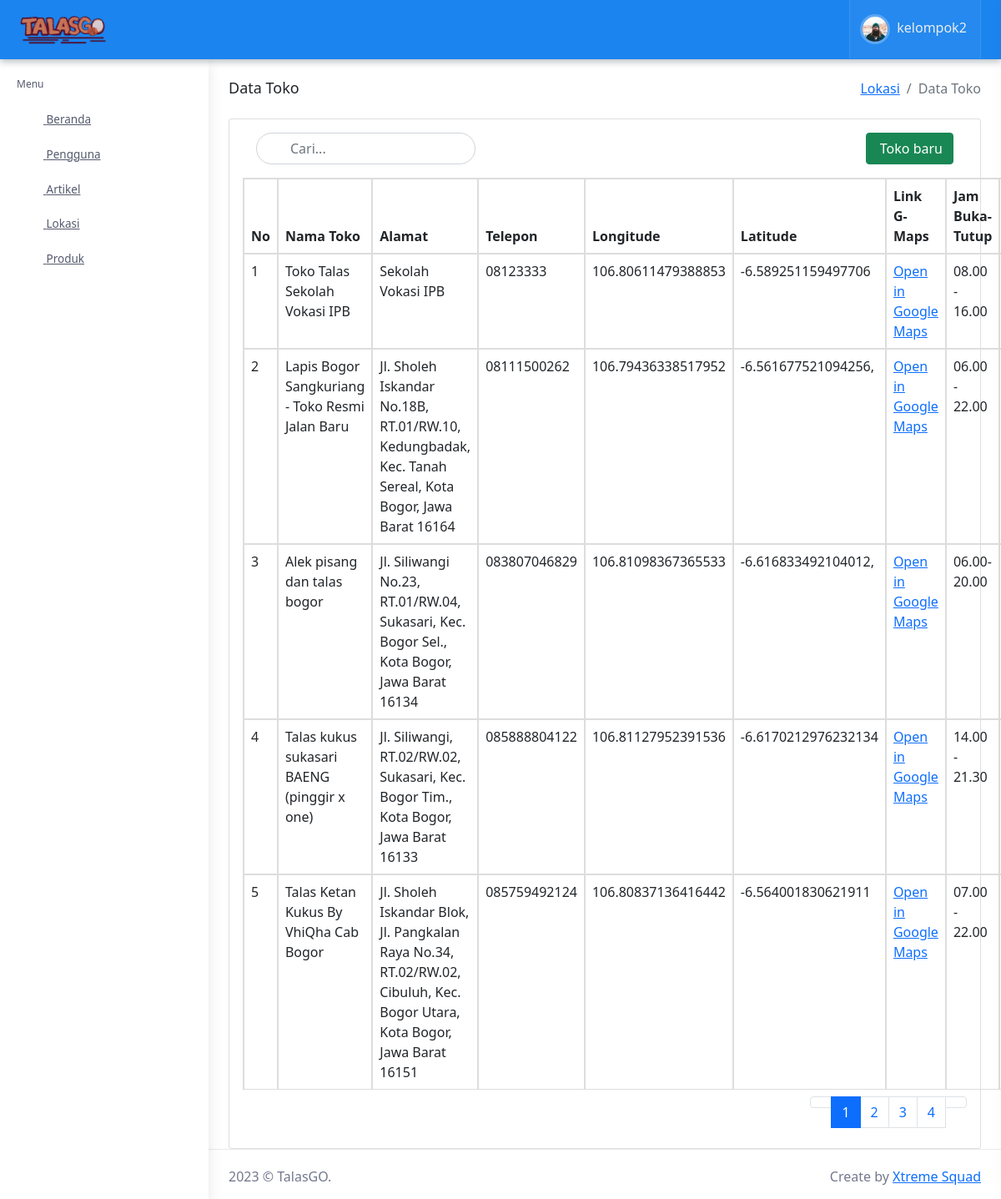
The page /TalasGo/Admin/Dason-PHP/data-toko.php (signed in) on the database its author committed.
### tables this page shows
CREATE TABLE `users` (
  `id_users` int(11) NOT NULL,
  `name` varchar(100) NOT NULL,
  `email` varchar(100) NOT NULL,
  `username` varchar(100) NOT NULL,
  `password` varchar(100) NOT NULL,
  `role` varchar(7) NOT NULL,
  `nomorwa` varchar(20) NOT NULL
);

CREATE TABLE `tbl_pemetaan` (
  `id` int(100) NOT NULL,
  `productname` varchar(200) NOT NULL,
  `manufacturername` varchar(255) NOT NULL,
  `manufacturerbrand` varchar(15) NOT NULL,
  `longitude` varchar(255) NOT NULL,
  `latitude` varchar(255) NOT NULL,
  `linkname` varchar(1000) NOT NULL,
  `jamname` varchar(50) NOT NULL,
  `kotakecamatanname` varchar(255) NOT NULL
);

### TalasGo/Admin/Dason-PHP/layouts/menu.php (called while the page is built)
<?php
include 'layouts/topbar.php';
include 'layouts/sidebar.php';

### TalasGo/Admin/Dason-PHP/data-toko.php (the view, shortened to what this page needs)
<?php
include_once "layouts/config.php";
function query($query) {
    $db = mysqli_connect("localhost", "root", "", "talasgo");
    $result = mysqli_query($db, $query);
    $rows = [];
    while($row = mysqli_fetch_assoc($result)) {
        $rows[] = $row;
    }
    return $rows;
}
$jumlahDataPerHalaman = 5;
$jumlahData = count(query("SELECT * FROM tbl_pemetaan"));
$jumlahHalaman = ceil($jumlahData / $jumlahDataPerHalaman);
$halamanAktif = ( isset($_GET["halaman"]) ) ? $_GET["halaman"] : 1;
$awalData = ( $jumlahDataPerHalaman * $halamanAktif ) - $jumlahDataPerHalaman;
$query = "SELECT * FROM tbl_pemetaan ORDER BY id DESC LIMIT $awalData, $jumlahDataPerHalaman";
$result = mysqli_query($config, $query);
if(mysqli_num_rows($result) > 0){
    $data_toko = mysqli_fetch_all($result, MYSQLI_ASSOC);
}else{
    $data_toko = [];
}
?>
<?php include 'layouts/head-main.php'; ?>
<head>
    <link href="assets/libs/datatables.net-bs4/css/dataTables.bootstrap4.min.css" rel="stylesheet" type="text/css" />
    <link href="assets/libs/datatables.net-buttons-bs4/css/buttons.bootstrap4.min.css" rel="stylesheet" type="text/css" />
    <link href="assets/libs/datatables.net-responsive-bs4/css/responsive.bootstrap4.min.css" rel="stylesheet" type="text/css" />
    <?php include 'layouts/head-style.php'; ?>
</head>
<?php include 'layouts/body.php'; ?>
<div id="layout-wrapper">
    <?php include 'layouts/menu.php'; ?>
    <div class="main-content">
        <div class="page-content">
            <div class="container-fluid">
                <?php include 'layouts/breadcrumb.php'; ?>
                <div class="row">
                    <div class="col-12">
                        <div class="card">
                            <div class="card-body">
                                <div class="row mb-2 px-3">
                                    <div class="col-sm-4 pl-0">
                                        <div class="search-box mb-2 d-inline-block">
                                            <div class="position-relative">
                                                <form action="" method="post">
                                                    <input type="text" name="keyword" class="form-control" placeholder="Cari..." autocomplete="off" id="keyword">
                                                </form>
                                            </div>
                                        </div>
                                    </div>
                                    <div class="col-sm-8 pr-0">
                                        <div class="text-sm-end">
                                            <a href="tambah-datatoko.php"><button type="button" class="btn btn-success btn-rounded waves-effect waves-light mb-2"><i class="mdi mdi-plus me-1"></i>Toko baru</button></a>
                                        </div>
                                    </div>
                                </div>
                                <div id="container-toko">
                                    <table class="table"style="margin-bottom: 0;" >
                                        <thead>
                                            <tr>
                                                <th>No</th>
                                                <th>Nama Toko</th>
                                                <th>Alamat</th>
                                                <th>Telepon</th>
                                                <th>Longitude</th>
                                                <th>Latitude</th>
                                                <th>Link G-Maps</th>
                                                <th>Jam Buka-Tutup</th>
                                            </tr>
                                        </thead>
                                        <tbody>
                                            <?php $i = 1; ?>
                                            <?php foreach($data_toko as $row): ?>
                                                <tr>
                                                    <td><?= $i + $awalData ?></td>
                                                    <td><?= $row['productname']; ?></td>
                                                    <td><?= $row['manufacturername']; ?></td>
                                                    <td><?= $row['manufacturerbrand']; ?></td>
                                                    <td><?= $row['longitude']; ?></td>
                                                    <td><?= $row['latitude']; ?></td>
                                                    <td><a href="<?= $row['linkname']; ?>" target="_blank">Open in Google Maps</a></td>
                                                    <td><?= $row['jamname']; ?></td>
                                                </tr>
                                            <?php $i++; ?>
                                            <?php endforeach; ?>
                                        </tbody>
                                    </table>
                                </div>
                                <ul class="pagination pagination-rounded justify-content-end mb-2 mt-2">
                                    <?php if($halamanAktif > 1) : ?>
                                        <li class="page-item">
                                            <a href="?halaman=<?= $halamanAktif - 1; ?>" class="page-link"><i class="mdi mdi-chevron-left"></i></a>
                                        </li>
                                    <?php else : ?>
                                        <li class="page-item disabled">
                                            <a href="" class="page-link"><i class="mdi mdi-chevron-left"></i></a>
                                        </li>
                                    <?php endif; ?>
                                    <?php for( $i = 1; $i <= $jumlahHalaman; $i++) : ?>
                                        <?php if ($i == $halamanAktif) : ?>
                                            <li class="page-item active">
                                                <a href="?halaman=<?= $i; ?>" class="page-link"><?= $i; ?></a>
                                            </li>
                                        <?php else : ?>
                                            <li class="page-item">
                                                <a href="?halaman=<?= $i; ?>" class="page-link"><?= $i; ?></a>
                                            </li>
                                        <?php endif; ?>
                                    <?php endfor; ?>
                                    <?php if($halamanAktif < $jumlahHalaman) : ?>
                                        <li class="page-item">
                                            <a href="?halaman=<?= $halamanAktif + 1; ?>" class="page-link"><i class="mdi mdi-chevron-right"></i></a>
                                        </li>
                                    <?php else : ?>
                                        <li class="page-item disabled">
                                            <a href="" class="page-link"><i class="mdi mdi-chevron-right"></i></a>
                                        </li>
                                    <?php endif; ?>
                                </ul>
                            </div>
                        </div>
                    </div>
                </div>
            </div>
        </div>
        <?php include 'layouts/footer.php'; ?>
    </div>
</div>
</body>
</html>

### TalasGo/Admin/Dason-PHP/layouts/topbar.php (shortened to what this page needs)
<?php
include_once "config.php";
$id_user = $_SESSION['user'];
$userResult = mysqli_query($config, "SELECT * FROM users WHERE id_users='$id_user'");
if (mysqli_num_rows($userResult) >= 1) {
    $user = mysqli_fetch_array($userResult);
} else {
    die('No user found');
}
?>
 <header id="page-topbar">
     <div class="navbar-header">
         <div class="d-flex">
             <div class="navbar-brand-box">
                 <a href="/Dason-PHP" class="logo logo-light">
                     <span class="logo-lg">
                         <img src="assets/images/LogoTalasGO.png" alt="" height="40"> <span class="logo-txt"></span>
                     </span>
                 </a>
             </div>
             <button type="button" class="btn btn-sm px-3 font-size-16 header-item" id="vertical-menu-btn">
             </button>
         </div>
         <div class="d-flex">
             <div class="dropdown d-none d-sm-inline-block">
                 <button type="button" class="btn header-item" id="mode-setting-btn">
                 </button>
             </div>
             <div class="dropdown d-inline-block">
                 <button type="button" class="btn header-item bg-soft-light border-start border-end" id="page-header-user-dropdown" data-bs-toggle="dropdown" aria-haspopup="true" aria-expanded="false">
                     <img class="rounded-circle header-profile-user user-profile-image" src="assets/images/users/avatar-1.jpg" alt="Header Avatar" id="user_image">
                     <span class="d-none d-xl-inline-block ms-1 fw-medium setting_user_name" id="setting_user_name"><?= $user['username']; ?></span>
                 </button>
             </div>
         </div>
     </div>
 </header>

### TalasGo/Admin/Dason-PHP/data-toko.php (style rules this page uses)
table { border-collapse: collapse; width: 100%; }
th, td { border: 2px solid #ddd; padding: 8px; text-align: left; }
th { background-color: #f2f2f2; }

### rows shown on the page
users: username "kelompok2"
tbl_pemetaan: awalData "1", productname "Toko Talas Sekolah Vokasi IPB", manufacturername "Sekolah Vokasi IPB", manufacturerbrand "08123333", longitude "106.80611479388853", latitude "-6.589251159497706", jamname "08.00 - 16.00"
tbl_pemetaan: awalData "2", productname "Lapis Bogor Sangkuriang - Toko Resmi Jalan Baru", manufacturername "Jl. Sholeh Iskandar No.18B, RT.01/RW.10, Kedungbadak, Kec. Tanah Sereal, Kota Bogor, Jawa Barat 16164", manufacturerbrand "08111500262", longitude "106.79436338517952", latitude "-6.561677521094256,", jamname "06.00 - 22.00"
tbl_pemetaan: awalData "3", productname "Alek pisang dan talas bogor", manufacturername "Jl. Siliwangi No.23, RT.01/RW.04, Sukasari, Kec. Bogor Sel., Kota Bogor, Jawa Barat 16134", manufacturerbrand "083807046829", longitude "106.81098367365533", latitude "-6.616833492104012,", jamname "06.00-20.00"
tbl_pemetaan: awalData "4", productname "Talas kukus sukasari BAENG (pinggir x one)", manufacturername "Jl. Siliwangi, RT.02/RW.02, Sukasari, Kec. Bogor Tim., Kota Bogor, Jawa Barat 16133", manufacturerbrand "085888804122", longitude "106.81127952391536", latitude "-6.6170212976232134", jamname "14.00 - 21.30"
tbl_pemetaan: awalData "5", productname "Talas Ketan Kukus By VhiQha Cab Bogor", manufacturername "Jl. Sholeh Iskandar Blok, Jl. Pangkalan Raya No.34, RT.02/RW.02, Cibuluh, Kec. Bogor Utara, Kota Bogor, Jawa Barat 16151", manufacturerbrand "085759492124", longitude "106.80837136416442", latitude "-6.564001830621911", jamname "07.00 - 22.00"

### other values the page prints
$language['Menu'] "Menu"
$language['Beranda'] "Beranda"
$language['Pengguna'] "Pengguna"
$language['Artikel'] "Artikel"
$language['Lokasi'] "Lokasi"
$language['Produk'] "Produk"
$title "Data Toko"
$maintitle "Lokasi"
